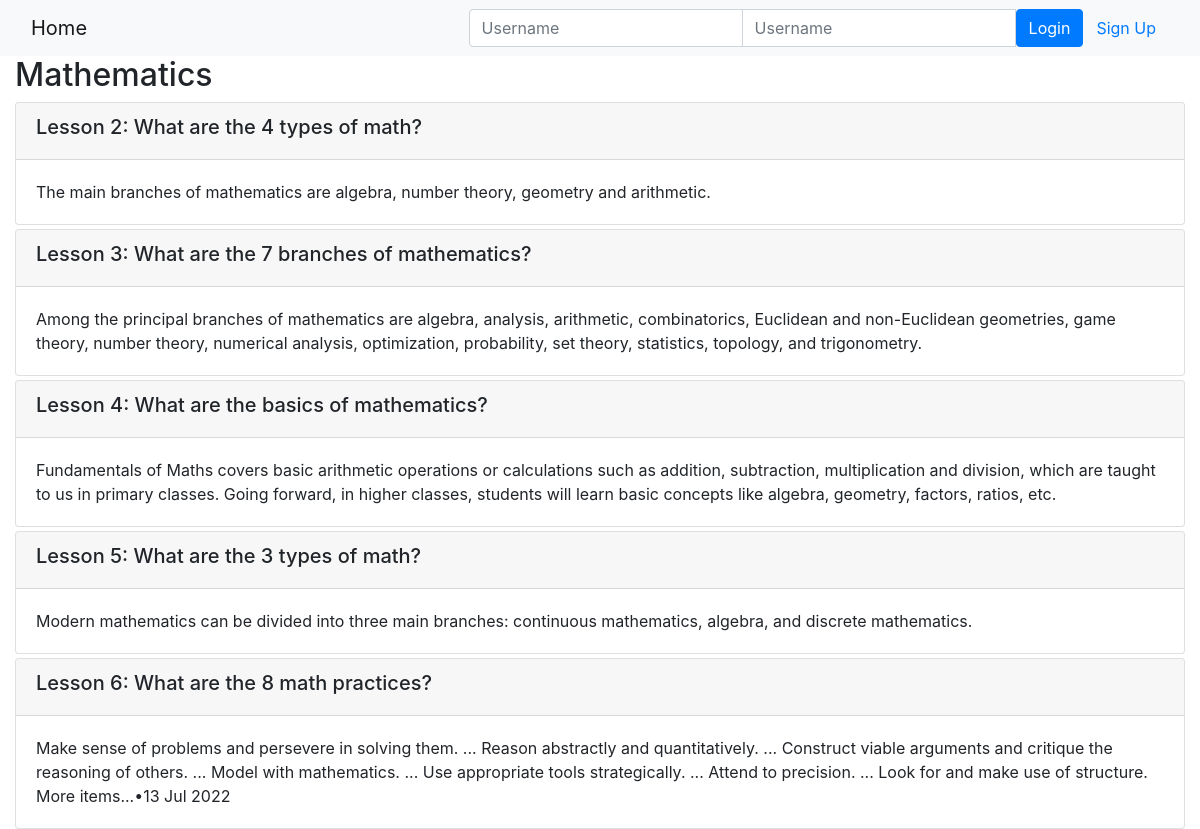
/6/, run on the app's committed database.
### studyonline/models.py (models this page shows, shortened)
class Course(models.Model):
    name = models.CharField(null=False, max_length=30, default='online course')
    image = models.ImageField(upload_to='course_images/')
    description = models.CharField(max_length=1000)
    pub_date = models.DateField(null=True)
    instructors = models.ManyToManyField(Instructor)
    users = models.ManyToManyField(settings.AUTH_USER_MODEL, through='Enrollment')
    total_enrollment = models.IntegerField(default=0)
    is_enrolled = False

class Lesson(models.Model):
    title = models.CharField(max_length=200, default="title")
    order = models.IntegerField(default=0)
    course = models.ForeignKey(Course, on_delete=models.CASCADE)
    content = models.TextField()

### studyonline/views.py (the view)
# urls.py: path('<int:pk>/', views.CourseDetailView.as_view(), name='course_details'),
class CourseDetailView(generic.DetailView):
    model = Course
    template_name = 'studyonline/course_detail_bootstrap.html'

### studyonline/templates/studyonline/course_detail_bootstrap.html (shortened to what this page needs)
<!DOCTYPE html>
<html lang="en">
<head>
     {% load static %}
    <link rel="stylesheet" href="https://maxcdn.bootstrapcdn.com/bootstrap/4.5.2/css/bootstrap.min.css">
</head>
<body>
    <nav class="navbar navbar-light bg-light">
        <div class="container-fluid">
            <div class="navbar-header">
                  <a class="navbar-brand" href="{% url 'studyonline:index' %}">Home</a>
            </div>
            <ul class="nav navbar-nav navbar-right">
                {% if user.is_authenticated %}
                <li>
                    <a class="btn btn-link" href="#">{{ user.first_name }} {{ user.username|capfirst }}</a>
                    <button><a class="btn btn-link" href="{% url 'studyonline:logout' %}">Logout</a></button>
                </li>
                {% else %}
                <li>
                    <form class="form-inline" action="{% url 'studyonline:login' %}" method="post">
                        <div class="input-group">
                            <input type="text" class="form-control" placeholder="Username" name="username" >
                            <input type="password" class="form-control" placeholder="Username" name="psw" >
                            <button class="btn btn-primary" type="submit">Login</button>
                            <a class="btn btn-link" href="{% url 'studyonline:registration' %}">Sign Up</a>
                        </div>
                    </form>
                </li>
                {% endif %}
            </ul>
        </div>
    </nav>
    <div class="container-fluid">
            <h2>{{ course.name }}</h2>
            <div class="card-columns-vertical">
                {% for lesson in course.lesson_set.all %}
                    <div class="card mt-1">
                        <div class="card-header"><h5>Lesson {{lesson.order|add:1}}: {{lesson.title}}</h5></div>
                        <div class="card-body">{{lesson.content}}</div>
                    </div>
                {% endfor %}
            </div>
    </div>
</body>
</html>

### data on the page
Course: name "Mathematics"
Lesson: order|add "2", title "What are the 4 types of math?", content "The main branches of mathematics are algebra, number theory, geometry and arithmetic."
Lesson: order|add "3", title "What are the 7 branches of mathematics?", content "Among the principal branches of mathematics are algebra, analysis, arithmetic, combinatorics, Euclidean and non-Euclidean geometries, game theory, number theory, numerical analysis, optimization, probability, set theory, statistics, topology, and trigonometry."
Lesson: order|add "4", title "What are the basics of mathematics?", content "Fundamentals of Maths covers basic arithmetic operations or calculations such as addition, subtraction, multiplication and division, which are taught to us in primary classes. Going forward, in higher classes, students will learn basic concepts like algebra, geometry, factors, ratios, etc."
Lesson: order|add "5", title "What are the 3 types of math?", content "Modern mathematics can be divided into three main branches: continuous mathematics, algebra, and discrete mathematics."
Lesson: order|add "6", title "What are the 8 math practices?", content "Make sense of problems and persevere in solving them. ... Reason abstractly and quantitatively. ... Construct viable arguments and critique the reasoning of others. ... Model with mathematics. ... Use appropriate tools strategically. ... Attend to precision. ... Look for and make use of structure. More items...•13 Jul 2022"
